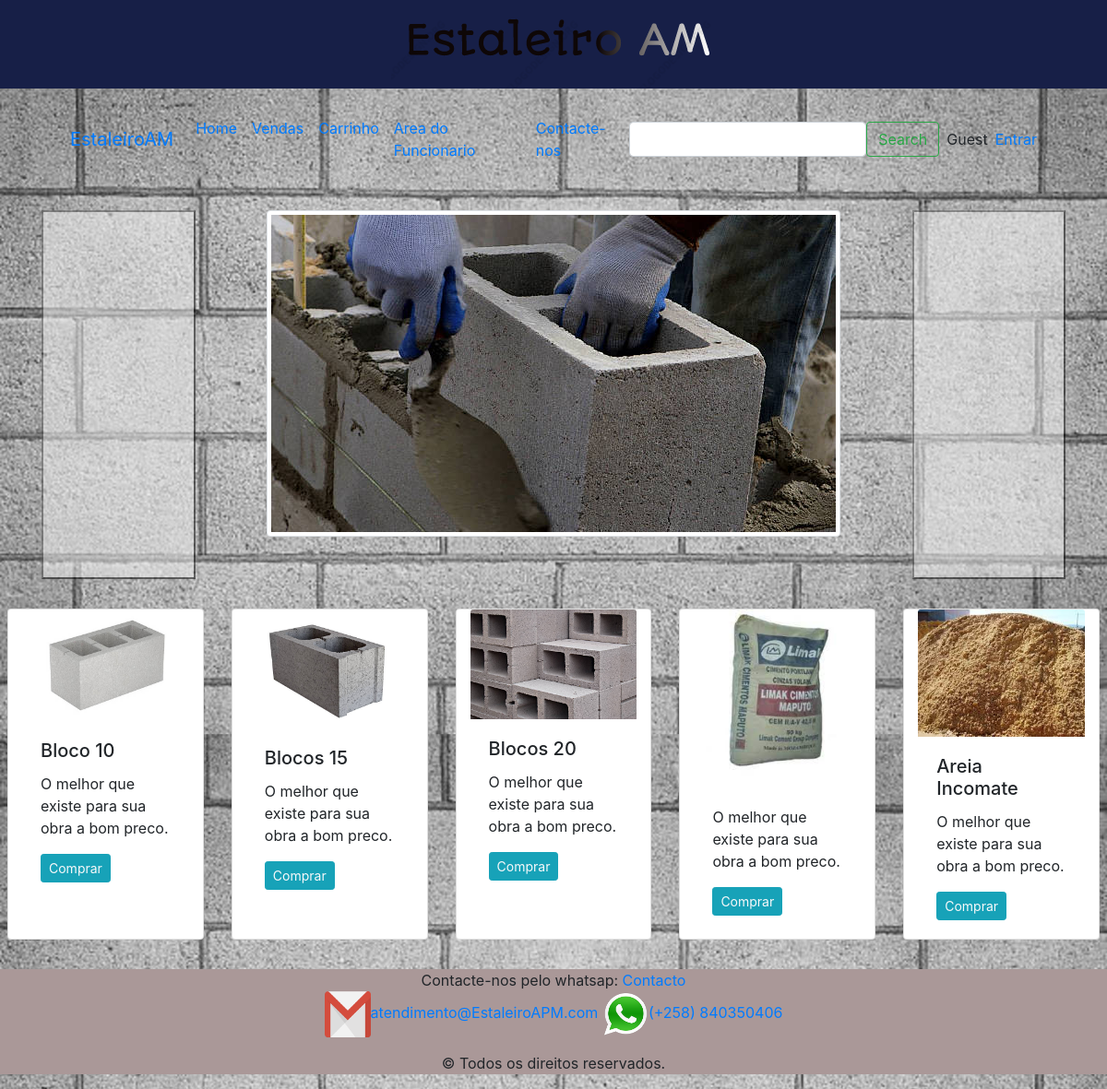
The page / on the database its author committed.
### tables this page shows
CREATE TABLE `stock` (
  `id` int(11) NOT NULL,
  `id_produto` int(11) NOT NULL,
  `preco` int(11) NOT NULL,
  `quantidade` int(11) NOT NULL
);

CREATE TABLE `produto` (
  `id` int(11) NOT NULL,
  `nome` varchar(50) NOT NULL,
  `descricao` varchar(50) NOT NULL,
  `foto` varchar(50) NOT NULL
);

### controller/stockController.php (called while the page is built, shortened)
<?php
class stockController {
    public function getStock(){
        $bd=Conexao();
   $sql="SELECT stock.id,stock.id_produto,stock.preco,stock.quantidade,produto.foto FROM stock CROSS JOIN produto WHERE stock.id_produto=produto.id";
   $resultado=$bd->query($sql);
   $grupo = array();
   while ($row=mysqli_fetch_array($resultado)) {
       $grupo[]=$row;
   }
   return $grupo;
}
public function getProdutoDescricao($a){
        $bd=Conexao();
  $sql = "SELECT produto.descricao FROM produto JOIN stock ON produto.id = stock.id_produto WHERE produto.id = ?";
        $stmt = $bd->prepare($sql);
        $stmt->bind_param("i", $a);
        $stmt->execute();
        $result = $stmt->get_result();
        if ($result->num_rows > 0) {
            while ($row = $result->fetch_assoc()) {
                $res=$row["descricao"];
            }
           return $res;
        }
}
}

### index.php (the view, shortened to what this page needs)
<?php
    include_once 'controller/stockController.php';
    $turma=new stockController();
    $disc=$turma->getStock();
    $cliente="Guest";
?>
<!doctype html>
<html lang="pt">
<head>
    <link rel="stylesheet" href="style.css">
    <link href="estilo.css" rel="stylesheet" type="text/css"/>
    <link href="src/css/bootstrap.min.css" rel="stylesheet" type="text/css"/>
</head>
<body>
  <header class="barra">
    <div id="fot" class="logo ">
        <img src="./img/logoo.PNG">
    </div>
</header> <br><br>
    <div class="container" style="margin-top: 50px; width: 100%;">
        <nav class="navbar navbar-expand-lg bg-body-tertiary container" >
            <div class="container-fluid">
                <a class="navbar-brand" href="#">EstaleiroAM</a>
                <div class="collapse navbar-collapse menuG" id="navbarSupportedContent">
                    <ul class="navbar-nav me-auto mb-2 mb-lg-0">
                        <li class="nav-item">
                            <a class="nav-link active" aria-current="page" href="#">Home</a>
                        </li>
                        <li class="nav-item">
                            <a class="nav-link" href="venda.php">Vendas</a>
                        </li>
                         <li class="nav-item">
                            <a class="nav-link " href="carrinho.php"> Carrinho</a>
                        </li>
                        <li class="nav-item">
                            <a class="nav-link " href="areaFun.php" >Area do Funcionario </a>
                        </li>
                        <li class="nav-item">
                            <a class="nav-link " href="contacto.php"> Contacte-nos</a>
                        </li>
                    </ul>
                    <form class="d-flex" role="search">
                        <input class="form-control me-2" type="search" placeholder="<?= $nome?>" aria-label="Search">
                        <button class="btn btn-outline-success" type="submit">Search</button>
                    </form>
                    <?php
                        if($cliente=="Guest"){?>
                           <a class="ml-2"> <?=$cliente?></a> <a href="login.php" class="ml-2">Entrar</a>
                        <?php } else {?>
                               <a class="ml-2"><?=$cliente?></a> <a href="controller/logOut.php" class="ml-2">Sair</a>
                          <?php }?>
                </div>
            </div>
        </nav> <br>
        <div id="carouselExampleInterval" class="carousel slide " data-bs-ride="carousel">
            <div class="carousel-inner ">
                <div class="carousel-item active" data-bs-interval="10000">
                    <img src="./img/ali.jpg" class="d-block img-fluid img-thumbnail rounded mx-auto d-block" alt="...">
                </div>
            </div>
            <button class="carousel-control-prev" type="button" data-bs-target="#carouselExampleInterval"
                data-bs-slide="prev">
                <span class="carousel-control-prev-icon" aria-hidden="true"></span>
                <span class="visually-hidden">Previous</span>
            </button>
            <button class="carousel-control-next" type="button" data-bs-target="#carouselExampleInterval"
                data-bs-slide="next">
                <span class="carousel-control-next-icon" aria-hidden="true"></span>
                <span class="visually-hidden">Next</span>
            </button>
        </div>
    </div>
<br>
    <div class="row row-cols-1 row-cols-md-3 g-4 p-2" >
        <?php foreach ($disc as $item){ ?>
            <div class="col ">
          <div class="card h-100 col-12">
              <img src="./img/<?=$item['foto']?>" class="card-img-top" alt="...">
            <div class="card-body">
              <h5 class="card-title"><?= $turma->getProdutoDescricao($item['id_produto'])?></h5>
              <p class="card-text">O melhor  que existe para sua obra a bom preco.</p>
              <a class="btn btn-sm btn-info text-light " data-toggle="modal" data-target="#update" data-whatever1="<?= $item['id']?>"
                          data-whatever2="<?= $turma->getProdutoDescricao($item['id_produto'])?>" data-whatever3="<?= $item['preco']?>" data-whatever4="<?= $item['quantidade']?>">Comprar</a>
            </div>
          </div>
        </div>
       <?php } ?>
      </div>
      <footer style="background: rgb(170, 152, 152); text-align: center; text-decoration: none; margin-top: 2%;">
				Contacte-nos pelo whatsap: <a href="https://api.whatsapp.com/send?phone=258840350406&text=Encontrei%20seu%20contacto%20no%20Poertfolio">Contacto</a>
				<address>
				 <img class="imgs_peq" src="./img/mail.png" style="height: 50px; width: 50px;" alt="E-mail:"><a href="mailto:atendimento@EstaleiroAPM.com">atendimento@EstaleiroAPM.com</a>
				 <img class="imgs_peq" src="../img/wpp.png" style="height: 50px; width: 50px;" alt="Wpp:"><a href="https://api.whatsapp.com/send?phone=88996695833" target="_blank">(+258) 840350406</a>
				</address>
				<p>&copy; Todos os direitos reservados.</p>
		 </footer>
</body>
</html>

### controller/conexao.php (shortened to what this page needs)
<?php
	 function conexao(){
		$con=new mysqli(servidor,usuario,senha,banco);
		if(!$con){
			echo "Erro ao tentar conectar com a base de dados";
		}else{
			return $con;
		}
	}

### style.css (style rules this page uses)
body { width: 100%; height: 100%; margin: 0; font-size: 0.8rem; text-align: center; font-family: Arial, Helvetica, sans-serif; background-image: url(../img/wall.jpg) !important; background-size: 100%; display: flex; display: inline-block; justify-content: center; box-sizing: border-box; font-family: "poppins" sans-serif; }
ul { padding: 0 !important; }
.menuG { border-bottom: #ccc; height: 90px; }
.logo { background: #171f47; width: 100%; float: left; }
#fot { text-align: center; }
.carousel { position: relative; width: 100%; height: 400px; overflow: hidden; }
.carousel-item { width: 960px; height: 400px; position: absolute; top: 0; left: 0; opacity: 0; transition: opacity 1s ease-in-out; }
.carousel-item.active { opacity: 1; }

### estilo.css (style rules this page uses)
* { margin: 0; padding: 0; }
body { height: 100%; width: 100%; background-image: url(../img/parede.jpg); }
.barra { background-color: #171f47;; }
input { font-size: 25px; float: left; margin: 15px; }

### rows shown on the page
stock: id_produto.foto (picture), id_produto.descricao "Bloco 10"
stock: id_produto.foto (picture), id_produto.descricao "Blocos 15"
stock: id_produto.foto (picture), id_produto.descricao "Blocos 20"
stock: id_produto.foto (picture)
stock: id_produto.foto (picture), id_produto.descricao "Areia Incomate"

### other values the page prints
$cliente "Guest"
